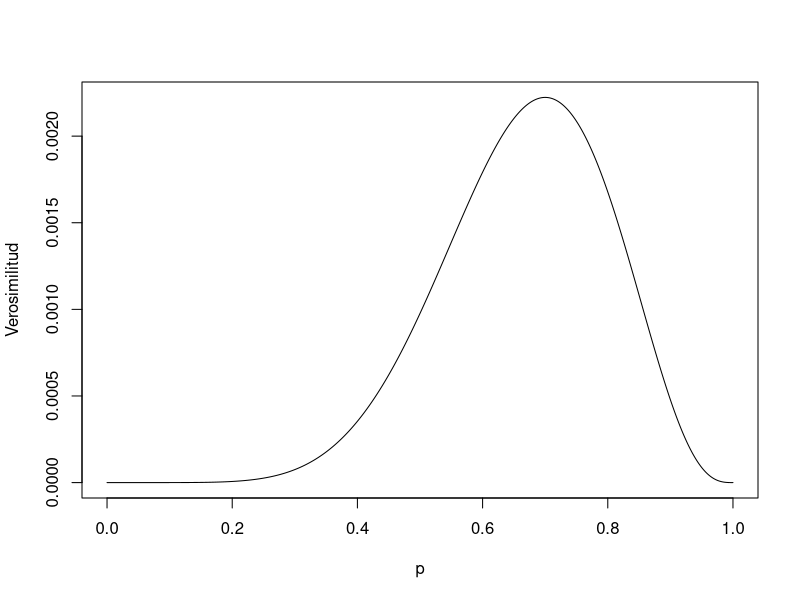

Here is the R script that generated this plot:
## ---- chunk 1
#| label: fig-verosimilitud
#| fig-cap: Verosimilitud correspondiente al ejemplo de 10 tiradas de una moneda.
#| warning: false
#| fig-width: 10
#| fig-height: 7
p <- seq(0, 1, by = 0.001)
n <- 10
n1 <- 7
l <- (1 - p)^(n - n1) * p^n1
plot(p, l, ylab = "Verosimilitud", type = "l")
